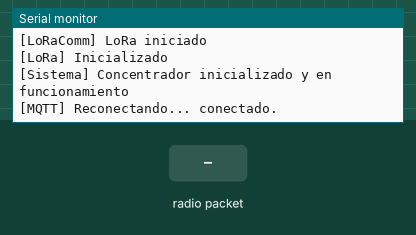
Simulated run of this program. Board: ESP32. Parts: the last lines printed to the serial monitor. The test bench sets the inputs (shaded band). WiFi joins after 1.5 s; servers stay silent unless stated; no radio packets arrive unless stated; no MQTT or app messages arrive unless stated.

Above: at 4.7 s.
4.8 s: radio packet "1" arrives
At 5.8 s:
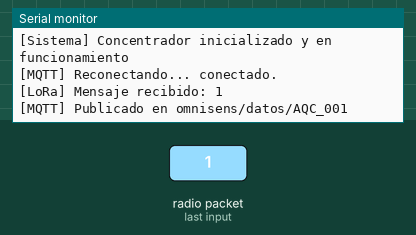
6.3 s: radio packet "0" arrives
At 7.0 s:
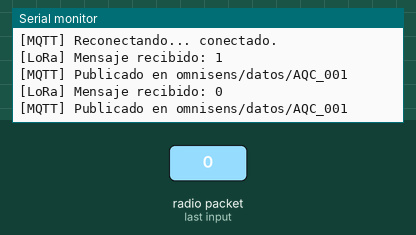
7.8 s: radio packet "2" arrives
At 9.3 s:
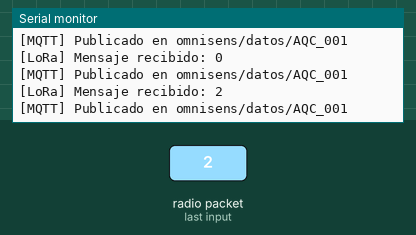

Measured:
- after the input at 4.8 s, the serial monitor: prints a new line at once (image 1)
- after the input at 6.3 s, the serial monitor: prints a new line at once (image 2)
- after the input at 7.8 s, the serial monitor: prints a new line at once (image 3)

The program:

main.cpp
```cpp
#include <Arduino.h>
#include <WiFi.h>
#include "PubSubClient.h"
#include <SPI.h>
#include "LoRaComm.h"

//#include "DatoJson.h"

// Configuración WiFi
const char* WIFI_SSID = "Fibertel-WiFi032";
const char* WIFI_PASS = "vuelalto@67";

// Configuración MQTT
const char* MQTT_SERVER = "telecomunicaciones.ddns.net";
const int   MQTT_PORT = 2480;
const char* MQTT_TOPIC = "omnisens/datos/AQC_001"; // Topic base para publicar datos

// LoRa
#define LORA_CS   5
#define LORA_RST  14
#define LORA_INT  26

LoRaComm lora(433E6);


WiFiClient espClient;

PubSubClient mqtt(espClient);


void setup() {
    Serial.begin(115200);
    delay(1000); // Espera para estabilizar la conexión serial
    Serial.println("\n\n[Sistema] Nodo concentrador LoRa + MQTT");
    Serial.println("[Sistema] Inicializando concentrador...");


    // Iniciar WiFi
    WiFi.begin(WIFI_SSID, WIFI_PASS);
    Serial.print("[WiFi] Conectando");
    while (WiFi.status() != WL_CONNECTED) {
        delay(500);
        Serial.print(".");
    }
    Serial.println("\n[WiFi] Conectado a " + String(WIFI_SSID));
    Serial.print("[WiFi] IP local: ");
    Serial.println(WiFi.localIP());
    delay(1000); // Espera para estabilizar la conexión

    // Iniciar MQTT
    mqtt.setServer(MQTT_SERVER, MQTT_PORT);

    // Iniciar SPI + LoRa
    SPI.begin(18, 19, 23, LORA_CS);
    lora.setPins(LORA_CS, LORA_RST, LORA_INT);
    if (lora.begin()) {
        Serial.println("[LoRa] Inicializado");
    } else {
        Serial.println("[LoRa] ERROR al iniciar");
    }
    // Timers periódicos
   // loraTicker.attach_ms(50, [](){ lora.loop(); });
   // mqttTicker.attach_ms(100, [](){ mqtt.loop(); });

    Serial.println("[Sistema] Concentrador inicializado y en funcionamiento");
}

void loop() {
  if (!mqtt.connected()) {
    Serial.print("[MQTT] Reconectando...");
    while (!mqtt.connected()) {
      if (mqtt.connect("control_mqtt")) {
        Serial.println(" conectado.");
      } else {
        Serial.print(" fallo (rc=");
        Serial.print(mqtt.state());
        Serial.println("), reintentando en 5s");
        delay(5000);
      }
    }
  }

  mqtt.loop(); // mantiene conexión viva

  // Escuchar LoRa
  String mensaje = lora.receiveMessage();
  if (mensaje.length() > 0) {
    Serial.println("[LoRa] Mensaje recibido: " + mensaje);

    if (mqtt.publish(MQTT_TOPIC, mensaje.c_str())) {
      Serial.println("[MQTT] Publicado en " + String(MQTT_TOPIC));
    } else {
      Serial.println("[MQTT] Fallo al publicar");
    }
  }
}
```
